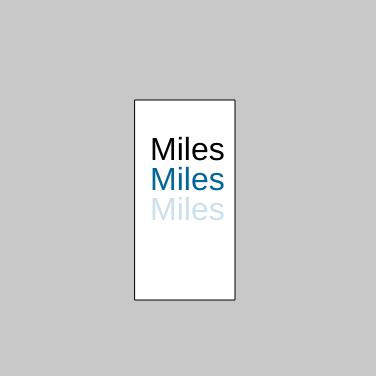
Frame 1 (no input)
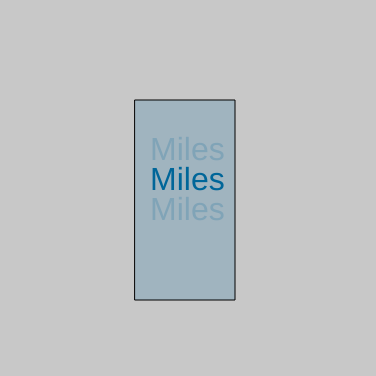
Frame 60 (no input)
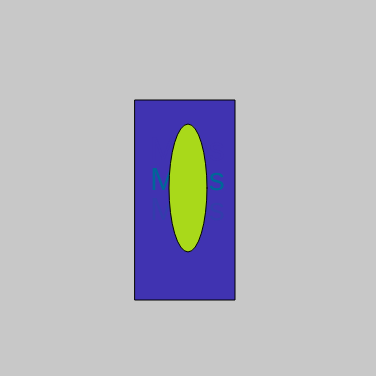
Frame 120 (the mouse pressed at the canvas centre since frame 60)

The p5.js sketch that drew these frames (run headless with seeded random() and noise() and a simulated clock; from frame 60 on, the mouse is pressed at the canvas centre):

// p5.js sketch
// ── sketch.js
//var logoInput; //Created variable for logo (Must be global variable)

fr = 60
var r;
var g;
var b;





function setup() {
    createCanvas(376, 376);
    frameRate(fr)
    //logoInput = createInput();
    //input.changed(newText);

}

//function newLogo() {
//console.log(logoInput.value());

//}

logoInput = ("Miles")

function draw() {
    background(200);
    rect(135, 100, 100, 200); // Big enough for Miles but increase y for more strings
    textSize(32);
    text(logoInput, 150, 160);
    fill(0, 102, 153);
    text(logoInput, 150, 190);
    fill(0, 102, 153, 51);
    text(logoInput, 150, 220);

    r = random(0, 255);
    g = random(0, 255);
    b = random(0, 255);
    if (mouseIsPressed) {
        fill(r, g, b);
        ellipse(mouseX, mouseY, random(30, 120), random(50, 130));
    } else {

    }
}
